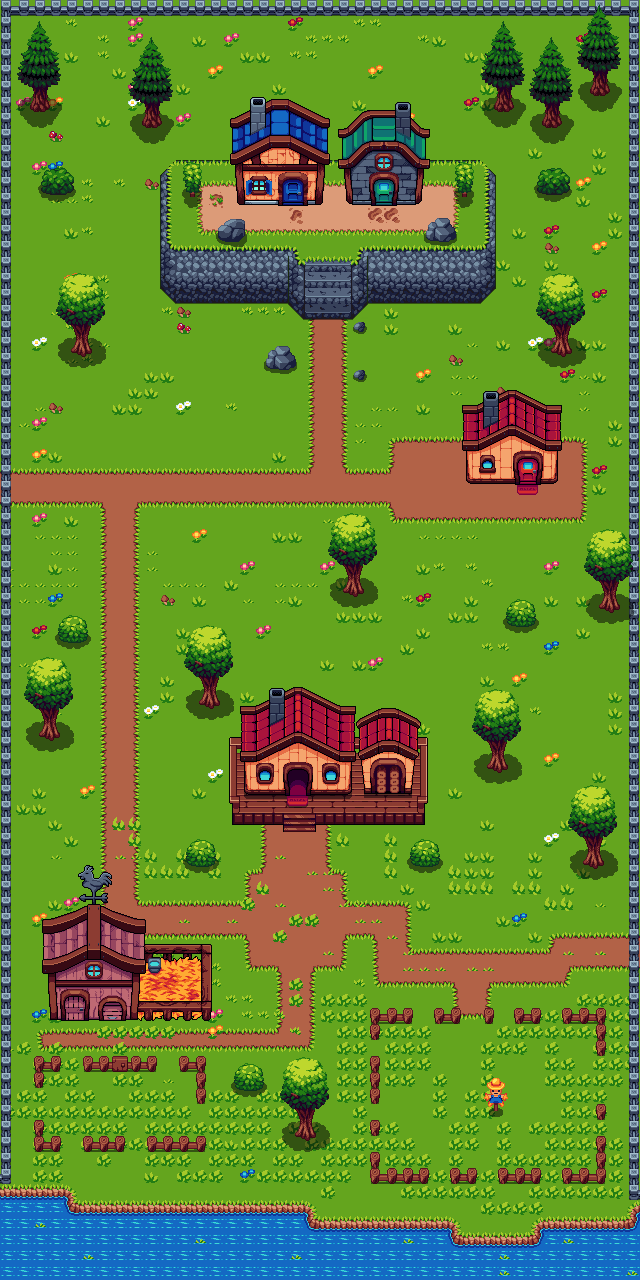

Rendered tile map (Tiled .tmx) drawn with the repository's tilesets; below, a short description and the map source with its tile grids summarised:
An orthogonal 40x80 tile map with 16x16 px tiles, 6 tile layers (Capa suelo, Capa de plantas, capa valla, capa montaña, ...), 4 tilesets and 160 objects.

<map version="1.10" tiledversion="1.10.2" orientation="orthogonal" renderorder="right-down" width="40" height="80" tilewidth="16" tileheight="16" infinite="0" nextlayerid="11" nextobjectid="426">
 <tileset firstgid="1" source="tilemap_summer.tsx" />
 <tileset firstgid="267" source="buildings_all.tsx" />
 <tileset firstgid="9426" source="tileset_enviorement_summer.tsx" />
 <tileset firstgid="9951" source="scarecrow.tsx" />
 <layer id="1" name="Capa suelo" width="40" height="80">
  <data>[3200 cells, 3200 non-empty, 22 distinct tile ids]</data>
 </layer>
 <layer id="4" name="Capa de plantas" width="40" height="80">
  <data>[3200 cells, 604 non-empty, 12 distinct tile ids]</data>
 </layer>
 <layer id="5" name="capa valla" width="40" height="80">
  <data>[3200 cells, 243 non-empty, 19 distinct tile ids]</data>
 </layer>
 <layer id="6" name="capa montaña" width="40" height="80">
  <data>[3200 cells, 194 non-empty, 53 distinct tile ids]</data>
 </layer>
 <layer id="8" name="capa arboles" width="40" height="80">
  <data>[3200 cells, 465 non-empty, 98 distinct tile ids]</data>
 </layer>
 <layer id="3" name="Capa casas" width="40" height="80">
  <data>[3200 cells, 409 non-empty, 409 distinct tile ids]</data>
 </layer>
 <objectgroup id="10" name="colisiones">
  <object id="195" x="5" y="2" width="634" height="13" />
  <object id="196" x="544.333" y="1217.33" width="97" height="64.3333" />
  <object id="197" x="429.333" y="1233.33" width="117" height="46.6667" />
  <object id="198" x="291.667" y="1219" width="161" height="62" />
  <object id="199" x="62" y="1201.67" width="240.333" height="80.3333" />
  <object id="203" x="0.666667" y="1192" width="70" height="90.3333" />
  <object id="204" x="82.6667" y="1136.33" width="43" height="15.6667" />
  <object id="205" x="147" y="1135.67" width="58.6667" height="16.6667" />
  <object id="206" x="178.667" y="1056" width="26.6667" height="16.6667" />
  <object id="207" x="196.333" y="1071" width="9.33333" height="32.6667" />
  <object id="208" x="83" y="1055.67" width="74" height="15.6667" />
  <object id="209" x="34" y="1120" width="9.66667" height="32" />
  <object id="210" x="39.6667" y="1136" width="20.6667" height="15.3333" />
  <object id="211" x="32.6667" y="1055.67" width="11.3333" height="32.6667" />
  <object id="212" x="32.6667" y="1055.67" width="28" height="16.6667" />
  <object id="213" x="562.667" y="1008" width="42.3333" height="16.3333" />
  <object id="218" x="593.667" y="1019.33" width="12.3333" height="36.6667" />
  <object id="219" x="513.667" y="1007" width="27.3333" height="17.6667" />
  <object id="220" x="596" y="1104" width="10" height="16" />
  <object id="221" x="595.333" y="1136" width="10.3333" height="48" />
  <object id="222" x="561.667" y="1168" width="44" height="16" />
  <object id="223" x="498" y="1168.67" width="42.6667" height="15.3333" />
  <object id="226" x="449.667" y="1168" width="27.3333" height="15.3333" />
  <object id="227" x="370" y="1168" width="58.6667" height="15.3333" />
  <object id="229" x="369.667" y="1152" width="11.3333" height="31.6667" />
  <object id="232" x="370" y="1120.25" width="9.625" height="15.75" />
  <object id="234" x="370.125" y="1056.25" width="9.625" height="46.75" />
  <object id="236" x="370" y="1008" width="10.25" height="32" />
  <object id="237" x="370" y="1008" width="43.125" height="16.25" />
  <object id="238" x="433.875" y="1007.88" width="26.375" height="16.125" />
  <object id="239" x="457.75" y="1007.88" width="3.125" height="16.25" />
  <object id="240" x="483.667" y="1008.33" width="10.3333" height="15.3333" />
  <object id="291" x="629" y="-8" width="15.5" height="1208.5" />
  <object id="292" x="-16.5" y="-13" width="28.5" height="1198.5" />
  <object id="293" x="234" y="813.5" width="48" height="10" />
  <object id="294" x="317.5" y="814" width="107" height="9.5" />
  <object id="295" x="416" y="737.5" width="9" height="76.5" />
  <object id="296" x="230.5" y="737.5" width="10" height="76.5" />
  <object id="298" x="229.5" y="736.5" width="197.5" height="17" />
  <object id="299" x="245.5" y="758.5" width="105" height="33.5" />
  <object id="300" x="365" y="760.5" width="46" height="33.5" />
  <object id="301" x="485.5" y="170.5" width="9.5" height="119.5" />
  <object id="302" x="367" y="250" width="114.5" height="54" />
  <object id="303" x="479.5" y="248" width="7.5" height="50" />
  <object id="305" x="480.5" y="247" width="9" height="46.5" />
  <object id="306" x="356" y="259" width="6.5" height="49" />
  <object id="307" x="362" y="250.5" width="5" height="56" />
  <object id="308" x="351.5" y="263.5" width="8.5" height="47.5" />
  <object id="309" x="351.5" y="304" width="6" height="10" />
  <object id="310" x="351.5" y="310" width="3" height="6" />
  <object id="311" x="290" y="249" width="4" height="57" />
  <object id="312" x="300" y="263.5" width="5" height="55.5" />
  <object id="313" x="294.5" y="257.5" width="7" height="54" />
  <object id="314" x="169.5" y="249.5" width="122" height="53" />
  <object id="315" x="165.5" y="245.5" width="12" height="47.5" />
  <object id="316" x="161" y="170" width="5.5" height="119.5" />
  <object id="317" x="238" y="163" width="85.5" height="41.5" />
  <object id="318" x="344.5" y="163.5" width="76.5" height="39" />
  <object id="319" x="176" y="160.5" width="306" height="3" />
  <object id="320" x="482.5" y="164" width="5.5" height="6" />
  <object id="322" x="166" y="165.5" width="4" height="4.5" />
  <object id="324" x="169" y="162.5" width="7" height="3.5" />
  <object id="325" x="34.25" y="96.25" width="13" height="14.5" />
  <object id="326" x="145.75" y="114.25" width="14.5" height="12.75" />
  <object id="327" x="44.5" y="178" width="27.75" height="15" />
  <object id="328" x="77.5" y="336.75" width="9.75" height="17" />
  <object id="329" x="73.25" y="345" width="6.5" height="7.5" />
  <object id="330" x="45.75" y="720.5" width="9.75" height="17.25" />
  <object id="331" x="54.75" y="729.75" width="3.5" height="8" />
  <object id="332" x="42.25" y="730" width="5" height="6.75" />
  <object id="333" x="59.5" y="625.5" width="27.25" height="16.5" />
  <object id="334" x="205.75" y="688.25" width="10" height="18.5" />
  <object id="335" x="214" y="698" width="5" height="8" />
  <object id="336" x="201.5" y="697.5" width="5.25" height="7.25" />
  <object id="337" x="190" y="847" width="23.5" height="17.5" />
  <object id="338" x="493.818" y="1098.18" width="3.27273" height="13.6364" />
  <object id="339" x="489.273" y="1101.27" width="14" height="5.45455" />
  <object id="340" x="237.25" y="1072" width="24.5" height="17.5" />
  <object id="341" x="300.75" y="1117.5" width="10.25" height="21.5" />
  <object id="342" x="297.25" y="1130.5" width="3.75" height="5.25" />
  <object id="343" x="311" y="1130.75" width="1" height="0.25" />
  <object id="344" x="308.5" y="1129.75" width="5.75" height="8" />
  <object id="345" x="413" y="848" width="25" height="17.5" />
  <object id="346" x="493" y="751" width="9.5" height="19" />
  <object id="347" x="501.5" y="763" width="5" height="5.5" />
  <object id="348" x="491" y="764.5" width="2.5" height="2.5" />
  <object id="349" x="489.5" y="761.5" width="6" height="6.5" />
  <object id="350" x="590" y="847.5" width="9.5" height="18" />
  <object id="351" x="598.5" y="859" width="5" height="7.5" />
  </objectgroup>
</map>
<!-- 71 of 160 objects omitted -->
